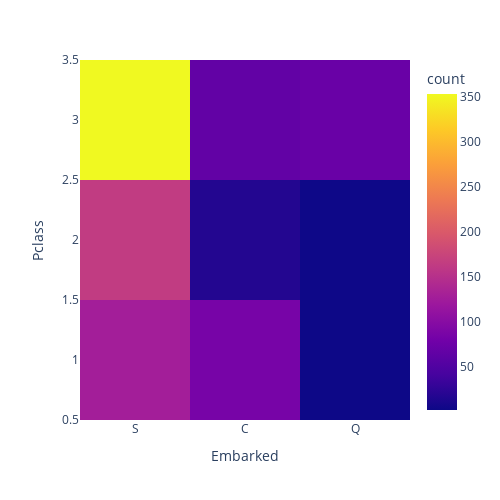

This figure's notebook cell:
### Markdown cell above
### Heatmap

### Code cell
fig = px.density_heatmap(data, x="Embarked", y="Pclass",
                        height=500, width=500)
fig.show()

### Figure 1 — Plotly figure (JSON) as saved in the notebook; plotly's stock layout.template omitted (floating-point values rounded to 4 significant figures; data arrays with more than 128 entries replaced by an {"elided": "..."} marker saying what was removed)
{"data": [{"coloraxis": "coloraxis", "hovertemplate": "Embarked=%{x}<br>Pclass=%{y}<br>count=%{z}<extra></extra>", "name": "", "type": "histogram2d", "x": {"elided": "891 str values"}, "xaxis": "x", "xbingroup": "x", "y": {"elided": "891 int values"}, "yaxis": "y", "ybingroup": "y"}], "layout": {"coloraxis": {"colorbar": {"title": {"text": "count"}}, "colorscale": [[0, "#0d0887"], [0.1111, "#46039f"], [0.2222, "#7201a8"], [0.3333, "#9c179e"], [0.4444, "#bd3786"], [0.5556, "#d8576b"], [0.6667, "#ed7953"], [0.7778, "#fb9f3a"], [0.8889, "#fdca26"], [1, "#f0f921"]]}, "height": 500, "legend": {"tracegroupgap": 0}, "margin": {"t": 60}, "width": 500, "xaxis": {"anchor": "y", "domain": [0, 1], "title": {"text": "Embarked"}}, "yaxis": {"anchor": "x", "domain": [0, 1], "title": {"text": "Pclass"}}}}
